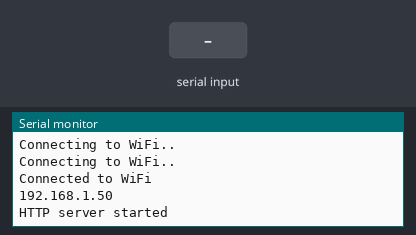
Bench run of a sketch on a simulated ESP32. Parts: the last lines printed to the serial monitor. The inputs (shaded band) are chosen by the test bench. WiFi joins after 1.5 s; servers stay silent unless stated.

Above: at 3.2 s.
3.3 s: "1\n" received over the second serial link
At 4.5 s:
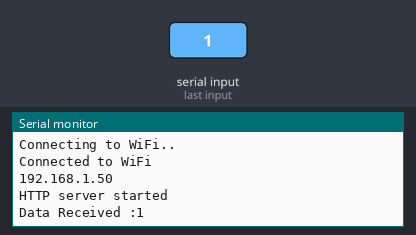
4.8 s: "0\n" received over the second serial link
At 5.9 s:
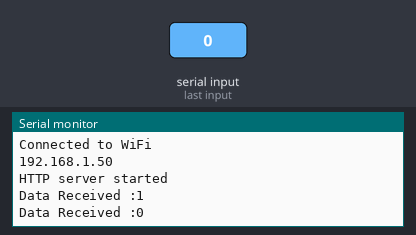

The sketch:

ESP32.ino
```cpp
#include <WiFi.h>
#include <WebServer.h>
#define RXD2 16
#define TXD2 17

const char* ssid = "1234";
const char* password = "06102004";

WebServer server(80);
String data = "";
String lcdMessage = "";

void handleRoot() {
  String webpage = "<html><head><script> \
                    function updateSensorData() { \
                      var xhttp = new XMLHttpRequest(); \
                      xhttp.onreadystatechange = function() { \
                        if (this.readyState == 4 && this.status == 200) { \
                          document.getElementById('sensor-data').innerHTML = this.responseText; \
                        } \
                      }; \
                      xhttp.open('GET', '/sensor', true); \
                      xhttp.send(); \
                    } \
                    setInterval(updateSensorData, 1000); \
                    </script></head><body> \
                    <h1>Sensor Data</h1> \
                    <p id='sensor-data'>Loading...</p> \
                    </body></html>";
  server.send(200, "text/html", webpage);
}

void handleSensor() {
  server.send(200, "text/plain", data);
}

void setup() {
  Serial.begin(115200);
  Serial2.begin(9600, SERIAL_8N1, RXD2, TXD2);
  // Connect to Wi-Fi
  WiFi.begin(ssid, password);
  while (WiFi.status() != WL_CONNECTED) {
    delay(1000);
    Serial.println("Connecting to WiFi..");
  }

  Serial.println("Connected to WiFi");
  Serial.println(WiFi.localIP());

  // Set up routes
  server.on("/", handleRoot);
  server.on("/sensor", handleSensor);

  // Start server
  server.begin();
  Serial.println("HTTP server started");
}

void loop() {
  // Receive data from Arduino
  if (Serial2.available() > 0) {
    data = Serial2.readStringUntil('\n');
    Serial.print("Data Received :");
    Serial.print(data);
    Serial.print("\n");
    // server.send(200, "text/plain", data);
  }

  server.handleClient();
}
```

Measured:
- after the input at 3.3 s, the serial monitor: prints a new line at once (image 1)
- after the input at 4.8 s, the serial monitor: prints a new line at once (image 2)
